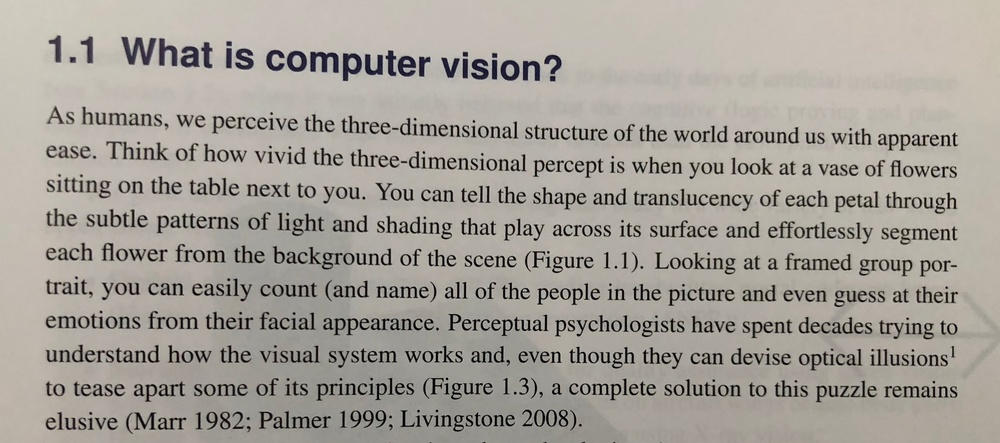
#> input picture OCR using Tesseract and OpenCV/images/computer-vision.jpg, 1000 x 443 px, shrunk from 2639 x 1169 before the run
$ python ocr.py --image images/computer-vision.jpg
#> lines starting #> are read from the running program, lines starting #| are printed output that depends on the picture; after the words box and inside, x2 and y2 are one past the last pixel; in counts of white or black regions, pixels touching at a corner belong together
import cv2 as cv
import os
import argparse
import pytesseract

try:
    import Image
except ImportError:
    from PIL import Image

pytesseract.pytesseract.tesseract_cmd = r"C:\Program Files\Tesseract-OCR\tesseract.exe"

# construct the argument parse and parse the arguments
# --image: path to the input image
# --preprocess (optional): preprocessing method, thresh (default) or blur
ap = argparse.ArgumentParser()
ap.add_argument("-i", "--image", required=True,
            help="path to the input image")
ap.add_argument("-p", "--preprocess", type=str, default="thresh",
            help="type of preprocessing to be done")
args = vars(ap.parse_args())

# load the image and grayscale the image
img = cv.imread(args["image"])
#> img is the input picture: shape (443, 1000, 3); mean B, G, R 152.7, 160.6, 165.6
grayimg = cv.cvtColor(img, cv.COLOR_BGR2GRAY)

# check if we need to preprocess the image by "thresh"
if args["preprocess"] == "thresh":
    grayimg = cv.threshold(grayimg, 0, 255, cv.THRESH_BINARY + cv.THRESH_OTSU)[1]
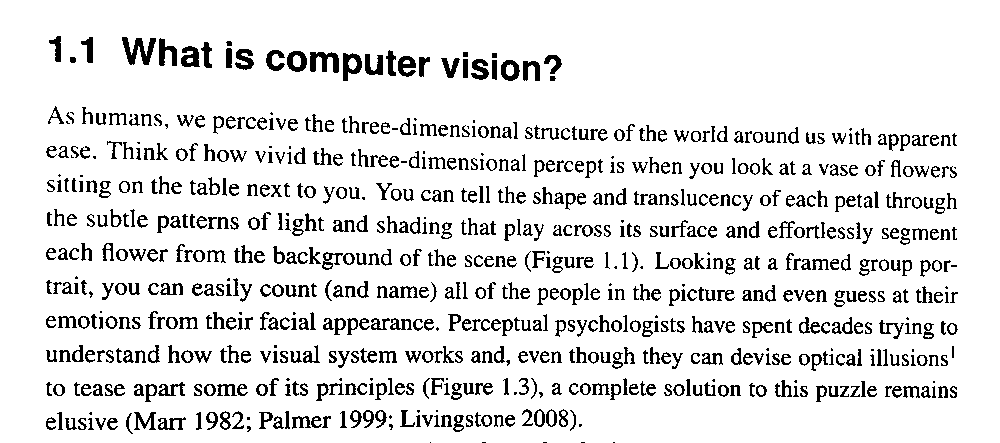
#> grayimg: shape (443, 1000); 88.9% white; black in thin lines or dots, all inside (x1, y1, x2, y2) = (46, 36, 958, 443)

# check if we need to process the image by median "blur"
if args["preprocess"] == "blur":
    grayimg = cv.medianBlur(grayimg, 3)


# write the grayscale image to disk as a temp file to apply OCR on it
filename = "{}.png".format(os.getpid())
cv.imwrite(filename, grayimg)

# load load rthe image, apply OCR and delete the temp file
#> (the run stopped early here; a loop or call above may not have finished)
